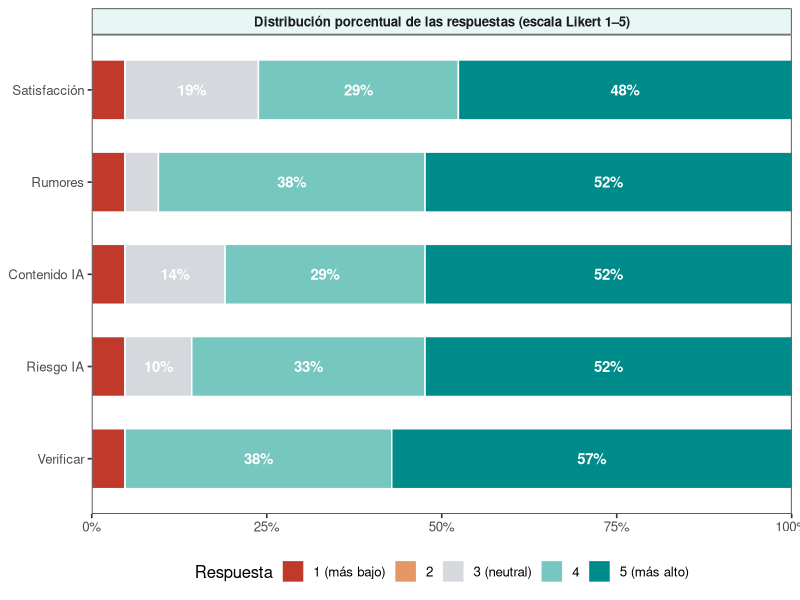
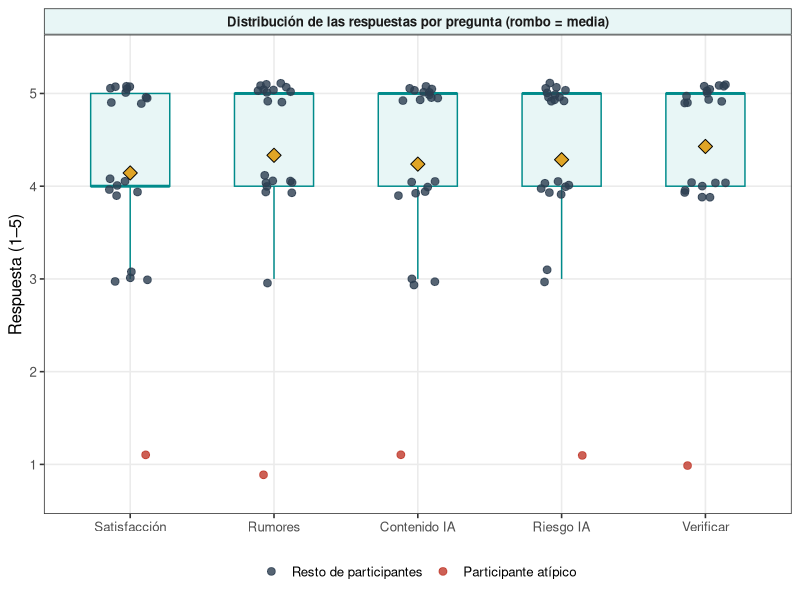
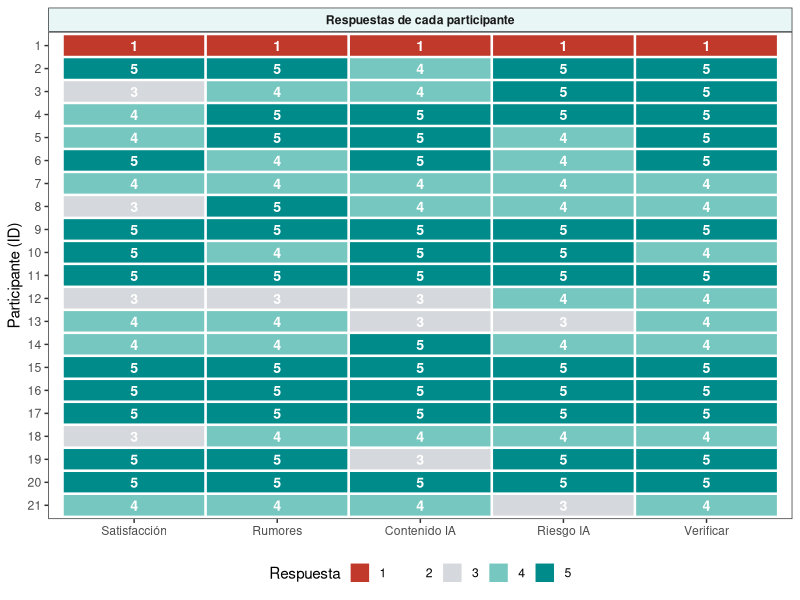
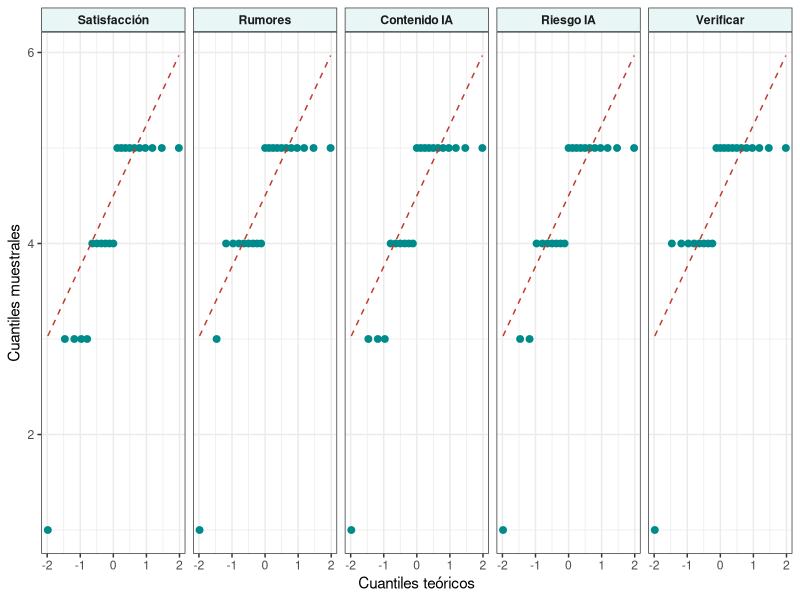
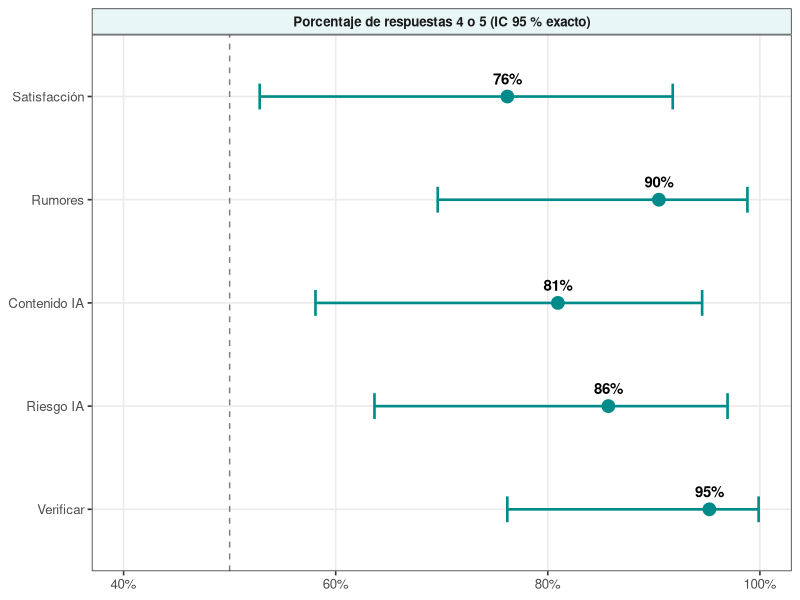
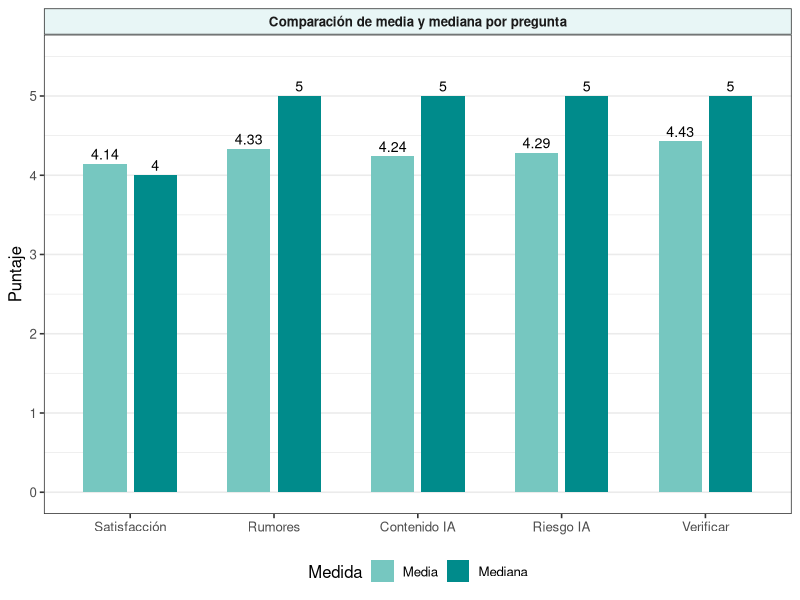
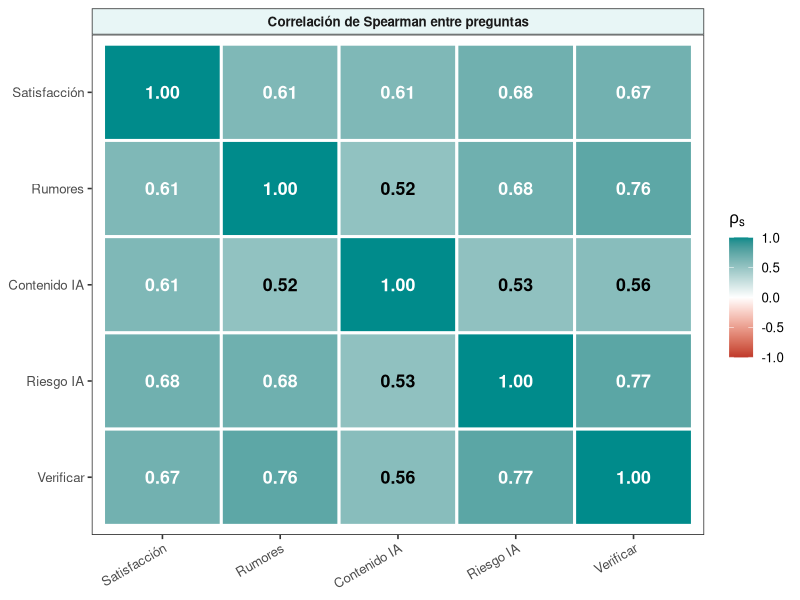
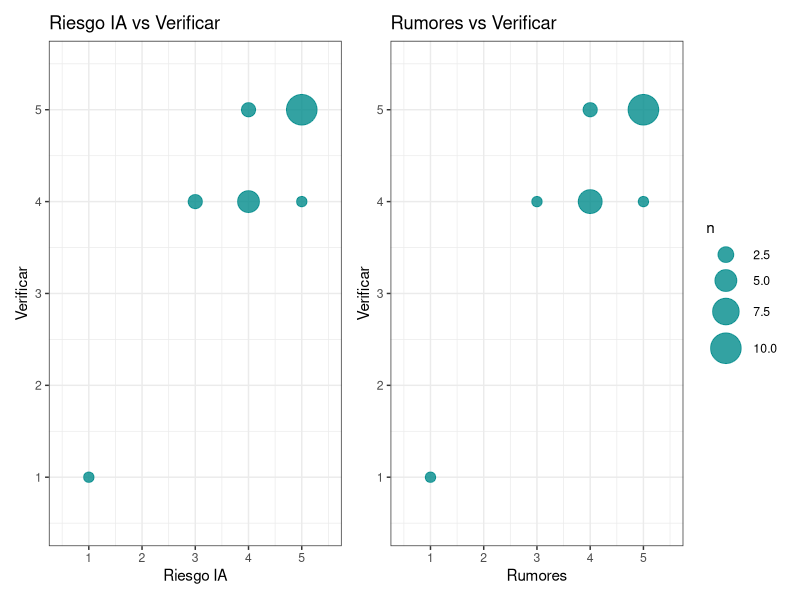

Write R code to recreate these figures, in order.
## ---- chunk 1
knitr::opts_chunk$set(
  echo = TRUE, message = FALSE, warning = FALSE,
  fig.align = "center", out.width = "95%", dpi = 150
)
options(knitr.kable.NA = "")
## ---- chunk 2
library(tidyverse)   # manipulación de datos y gráficos (ggplot2, dplyr, tidyr...)
library(rstatix)     # pruebas de Wilcoxon, Shapiro-Wilk y tamaños del efecto
library(nortest)     # prueba de Lilliefors
library(car)         # Durbin-Watson y prueba de varianza constante
library(patchwork)   # combinar gráficos
library(knitr)       # tablas
library(kableExtra)  # estilo de tablas
library(scales)      # formato de porcentajes

# Paleta del informe (de "más bajo" a "más alto")
pal_likert <- c("1" = "#C0392B", "2" = "#E59866", "3" = "#D5D8DC",
                "4" = "#76C7C0", "5" = "#008B8B")
color_principal <- "#008B8B"

tabla_bonita <- function(df, caption = NULL) {
  kable(df, caption = caption, align = "c") %>%
    kable_styling(bootstrap_options = c("striped", "hover", "condensed"),
                  full_width = FALSE, position = "center")
}
## ---- chunk 3
crudo <- read.csv("Timeless Glitch(Sheet1).csv",
                  sep = ";", fileEncoding = "CP1252",
                  check.names = FALSE, stringsAsFactors = FALSE)
dim(crudo)
## ---- chunk 4
items <- c("Satisfacción", "Rumores", "Contenido IA", "Riesgo IA", "Verificar")

datos <- crudo %>%
  select(1, 6:10) %>%
  set_names(c("id", items)) %>%
  mutate(across(all_of(items), as.integer))

comentarios <- crudo[[11]]

# Formato largo para gráficos y pruebas por pregunta
datos_long <- datos %>%
  pivot_longer(-id, names_to = "pregunta", values_to = "valor") %>%
  mutate(pregunta = factor(pregunta, levels = items))

# Datos faltantes
datos %>% summarise(across(everything(), ~ sum(is.na(.x))))
## ---- chunk 5
diccionario <- tibble(
  Etiqueta = items,
  Pregunta = c(
    "¿Qué tan satisfactoria fue tu experiencia jugando u observando el juego?",
    "¿Qué tan bien te ayudó el juego a entender cómo se propagan los rumores y cómo afectan a una comunidad?",
    "¿Qué tan bien te ayudó el juego a reconocer que imágenes, videos o testimonios pueden ser generados o manipulados con IA?",
    "¿Qué tan bien transmitió el juego el riesgo de aceptar lo que dice la IA sin analizarlo ni verificarlo?",
    "Después de jugar, ¿qué tan probable es que verifiques una publicación antes de compartirla en redes sociales?"
  ),
  Escala = c("1 Nada satisfactoria – 5 Muy satisfactoria",
             "1 Nada – 5 Muy bien", "1 Nada – 5 Muy bien",
             "1 Nada – 5 Muy bien", "1 Nada probable – 5 Muy probable")
)
tabla_bonita(diccionario, "Diccionario de variables")
## ---- chunk 6
# Identificación del participante que respondió 1 en todas las preguntas
id_atipico <- datos %>%
  filter(if_all(all_of(items), ~ .x == 1)) %>%
  pull(id)
datos_sin <- datos %>% filter(!id %in% id_atipico)
## ---- chunk 7
tabla_frec <- datos_long %>%
  count(pregunta, valor) %>%
  complete(pregunta, valor = 1:5, fill = list(n = 0)) %>%
  group_by(pregunta) %>%
  mutate(Etiqueta = paste0(n, " (", round(n / sum(n) * 100, 1), "%)")) %>%
  ungroup() %>%
  select(-n) %>%
  pivot_wider(names_from = valor, values_from = Etiqueta) %>%
  rename(Pregunta = pregunta)

tabla_bonita(tabla_frec, "Frecuencia absoluta y relativa por nivel de la escala")
## ---- chunk 8
likert_df <- datos_long %>%
  count(pregunta, valor) %>%
  complete(pregunta, valor = 1:5, fill = list(n = 0)) %>%
  group_by(pregunta) %>%
  mutate(pct = n / sum(n)) %>%
  ungroup() %>%
  mutate(nivel = factor(valor, levels = 5:1))

ggplot(likert_df, aes(x = pct, y = fct_rev(pregunta), fill = nivel)) +
  geom_col(width = 0.65, color = "white") +
  geom_text(aes(label = ifelse(pct >= 0.07, percent(pct, accuracy = 1), ""),
                group = nivel),
            position = position_stack(vjust = 0.5),
            color = "white", fontface = "bold", size = 3.8) +
  scale_fill_manual(values = pal_likert,
                    labels = c("5" = "5 (más alto)", "4" = "4", "3" = "3 (neutral)",
                               "2" = "2", "1" = "1 (más bajo)"),
                    name = "Respuesta") +
  scale_x_continuous(labels = percent, expand = c(0, 0)) +
  guides(fill = guide_legend(reverse = TRUE, nrow = 1)) +
  facet_wrap(~ "Distribución porcentual de las respuestas (escala Likert 1–5)") +
  labs(x = NULL, y = NULL) +
  theme_bw(base_size = 12) +
  theme(legend.position = "bottom",
        panel.grid = element_blank(),
        strip.background = element_rect(fill = "#E8F6F6"),
        strip.text = element_text(face = "bold"))
## ---- chunk 9
moda <- function(x) as.numeric(names(which.max(table(x))))

descriptivos <- datos_long %>%
  group_by(Pregunta = pregunta) %>%
  summarise(
    n        = n(),
    Media    = round(mean(valor), 2),
    DE       = round(sd(valor), 2),
    Mediana  = median(valor),
    Moda     = moda(valor),
    Q1       = quantile(valor, 0.25),
    Q3       = quantile(valor, 0.75),
    RIC      = IQR(valor),
    `Mín`    = min(valor),
    `Máx`    = max(valor),
    `% favorable (4–5)` = percent(mean(valor >= 4), accuracy = 0.1)
  )
tabla_bonita(descriptivos, "Medidas de tendencia central, dispersión y posición")
## ---- chunk 10
ggplot(datos_long, aes(x = pregunta, y = valor)) +
  geom_boxplot(fill = "#E8F6F6", color = color_principal,
               outlier.shape = NA, width = 0.55) +
  geom_jitter(aes(color = id %in% id_atipico), width = 0.15, height = 0.12,
              size = 2.3, alpha = 0.8) +
  stat_summary(fun = mean, geom = "point", shape = 23, size = 3.5,
               fill = "#E0A526", color = "black") +
  scale_color_manual(values = c("FALSE" = "#2C3E50", "TRUE" = "#C0392B"),
                     labels = c("Resto de participantes", "Participante atípico"),
                     name = NULL) +
  scale_y_continuous(breaks = 1:5, limits = c(0.7, 5.4)) +
    facet_wrap(~ "Distribución de las respuestas por pregunta (rombo = media)") +
  labs(x = NULL, y = "Respuesta (1–5)") +
  theme_bw(base_size = 12) +
  theme(legend.position = "bottom",
        panel.grid.minor = element_blank(),
        strip.background = element_rect(fill = "#E8F6F6"),
        strip.text = element_text(face = "bold"))
## ---- chunk 11
ggplot(datos_long, aes(x = pregunta, y = factor(id, levels = rev(sort(unique(id)))),
                       fill = factor(valor, levels = 1:5))) +
  geom_tile(color = "white", linewidth = 0.8) +
  geom_text(aes(label = valor), color = "white", fontface = "bold", size = 3.6) +
  scale_fill_manual(values = pal_likert, drop = FALSE, name = "Respuesta") +
  facet_wrap(~ "Respuestas de cada participante") +
  labs(x = NULL, y = "Participante (ID)") +
  theme_bw(base_size = 11) +
  theme(panel.grid = element_blank(),
        legend.position = "bottom",
        strip.background = element_rect(fill = "#E8F6F6"),
        strip.text = element_text(face = "bold"))
## ---- chunk 12
alfa_cronbach <- function(df) {
  k <- ncol(df)
  k / (k - 1) * (1 - sum(apply(df, 2, var)) / var(rowSums(df)))
}

tabla_alfa <- tibble(
  Muestra = c("Todos los participantes", "Sin el participante atípico"),
  n       = c(nrow(datos), nrow(datos_sin)),
  `Alfa de Cronbach` = round(c(alfa_cronbach(datos[, items]),
                               alfa_cronbach(datos_sin[, items])), 3)
)
tabla_bonita(tabla_alfa, "Alfa de Cronbach")
## ---- chunk 13
normalidad <- datos_long %>%
  group_by(Pregunta = pregunta) %>%
  summarise(
    `W (Shapiro-Wilk)`   = round(shapiro.test(valor)$statistic, 3),
    `p-valor S-W`        = pvalue(shapiro.test(valor)$p.value, accuracy = 0.001),
    `D (Lilliefors)`     = round(lillie.test(valor)$statistic, 3),
    `p-valor Lilliefors` = pvalue(lillie.test(valor)$p.value, accuracy = 0.001)
  )
tabla_bonita(normalidad, "Pruebas de normalidad por pregunta")
## ---- chunk 14
ggplot(datos_long, aes(sample = valor)) +
  stat_qq(color = color_principal, size = 2) +
  stat_qq_line(color = "#C0392B", linetype = "dashed") +
  facet_wrap(~ pregunta, nrow = 1) +
  labs(x = "Cuantiles teóricos", y = "Cuantiles muestrales") +
  theme_bw(base_size = 11) +
  theme(strip.background = element_rect(fill = "#E8F6F6"),
        strip.text = element_text(face = "bold"))
## ---- chunk 15
wilcox_1m <- datos_long %>%
  group_by(pregunta) %>%
  wilcox_test(valor ~ 1, mu = 3, alternative = "greater")

efecto_1m <- datos_long %>%
  group_by(pregunta) %>%
  wilcox_effsize(valor ~ 1, mu = 3)

resultado_1m <- wilcox_1m %>%
  left_join(efecto_1m %>% select(pregunta, effsize, magnitude), by = "pregunta") %>%
  transmute(
    Pregunta = pregunta,
    n,
    `V (estadístico)` = statistic,
    `p-valor` = pvalue(p, accuracy = 0.001),
    `Tamaño del efecto r` = round(effsize, 2),
        Magnitud = case_when(as.character(magnitude) == "small"    ~ "Pequeño",
                         as.character(magnitude) == "moderate" ~ "Moderado",
                         as.character(magnitude) == "large"    ~ "Grande",
                         TRUE ~ as.character(magnitude)),
    Decisión = ifelse(p < 0.05, "Se rechaza H0", "No se rechaza H0")
  )
tabla_bonita(resultado_1m, "Prueba de Wilcoxon de una muestra (H1: Me > 3)")
## ---- chunk 16
prop_fav <- datos_long %>%
  group_by(pregunta) %>%
  summarise(
    favorables = sum(valor >= 4),
    n = n(),
    prop = favorables / n,
    li = binom.test(favorables, n)$conf.int[1],
    ls = binom.test(favorables, n)$conf.int[2]
  )

ggplot(prop_fav, aes(x = prop, y = fct_rev(pregunta))) +
  geom_errorbar(aes(xmin = li, xmax = ls), width = 0.25,
                 color = color_principal, linewidth = 0.9) +
  geom_point(size = 4, color = color_principal) +
  geom_text(aes(label = percent(prop, accuracy = 1)), vjust = -1.1, size = 3.8,
            fontface = "bold") +
  geom_vline(xintercept = 0.5, linetype = "dashed", color = "grey50") +
  scale_x_continuous(labels = percent, limits = c(0.4, 1)) +
  facet_wrap(~ "Porcentaje de respuestas 4 o 5 (IC 95 % exacto)") +
  labs(x = NULL, y = NULL) +
  theme_bw(base_size = 12) +
  theme(panel.grid.minor = element_blank(),
        strip.background = element_rect(fill = "#E8F6F6"),
        strip.text = element_text(face = "bold"))
## ---- chunk 17
prop_fav %>%
  transmute(Pregunta = pregunta,
            `Favorables / n` = paste0(favorables, " / ", n),
            `Proporción` = percent(prop, accuracy = 0.1),
            `IC 95 %` = paste0("[", percent(li, accuracy = 0.1), " ; ",
                               percent(ls, accuracy = 0.1), "]")) %>%
  tabla_bonita("Proporción de respuestas favorables")
## ---- chunk 18
pareadas <- datos_long %>%
  arrange(pregunta, id) %>%
  wilcox_test(valor ~ pregunta, paired = TRUE, p.adjust.method = "holm")

pareadas %>%
  transmute(`Pregunta A` = group1, `Pregunta B` = group2,
            `V` = statistic,
            `p-valor` = pvalue(p, accuracy = 0.001),
            `p-valor ajustado (Holm)` = pvalue(p.adj, accuracy = 0.001),
            Decisión = ifelse(p.adj < 0.05, "Diferencia significativa",
                              "Sin diferencia")) %>%
  tabla_bonita("Comparaciones pareadas de Wilcoxon con ajuste de Holm")
## ---- chunk 19
datos_long %>%
  group_by(pregunta) %>%
  summarise(Media = mean(valor), Mediana = median(valor)) %>%
  pivot_longer(-pregunta, names_to = "Medida", values_to = "Valor") %>%
  ggplot(aes(x = pregunta, y = Valor, fill = Medida)) +
  geom_col(position = position_dodge(width = 0.7), width = 0.6) +
  geom_text(aes(label = round(Valor, 2)), position = position_dodge(width = 0.7),
            vjust = -0.4, size = 3.6) +
  scale_fill_manual(values = c("Media" = "#76C7C0", "Mediana" = color_principal)) +
  scale_y_continuous(limits = c(0, 5.5), breaks = 0:5) +
  facet_wrap(~ "Comparación de media y mediana por pregunta") +
  labs(x = NULL, y = "Puntaje") +
  theme_bw(base_size = 12) +
  theme(legend.position = "bottom",
        panel.grid.major.x = element_blank(),
        strip.background = element_rect(fill = "#E8F6F6"),
        strip.text = element_text(face = "bold"))
## ---- chunk 20
fav <- function(x) factor(ifelse(x >= 4, "Favorable", "No favorable"),
                          levels = c("Favorable", "No favorable"))

observados <- table(Satisfacción = fav(datos$Satisfacción),
                    Verificar    = fav(datos$Verificar))

fila_totales <- rowSums(observados)
col_totales  <- colSums(observados)
n_total      <- sum(observados)
esperados    <- outer(fila_totales, col_totales) / n_total

tabla_bonita(as.data.frame.matrix(observados) %>% rownames_to_column("Satisfacción / Verificar"),
             "Frecuencias observadas")
tabla_bonita(as.data.frame.matrix(round(esperados, 2)) %>% rownames_to_column("Satisfacción / Verificar"),
             "Frecuencias esperadas bajo H0")
## ---- chunk 21
cor_mat <- cor(datos[, items], method = "spearman")

as.data.frame(as.table(cor_mat)) %>%
  mutate(Var1 = factor(Var1, levels = items),
         Var2 = factor(Var2, levels = rev(items))) %>%
  ggplot(aes(x = Var1, y = Var2, fill = Freq)) +
  geom_tile(color = "white", linewidth = 1) +
  geom_text(aes(label = sprintf("%.2f", Freq),
                color = Freq > 0.6), fontface = "bold", size = 4.5) +
  scale_fill_gradient2(low = "#C0392B", mid = "white", high = color_principal,
                       midpoint = 0, limits = c(-1, 1), name = expression(rho[s])) +
  scale_color_manual(values = c("TRUE" = "white", "FALSE" = "black"), guide = "none") +
  facet_wrap(~ "Correlación de Spearman entre preguntas") +
  labs(x = NULL, y = NULL) +
  theme_bw(base_size = 12) +
  theme(panel.grid = element_blank(),
        axis.text.x = element_text(angle = 30, hjust = 1),
        strip.background = element_rect(fill = "#E8F6F6"),
        strip.text = element_text(face = "bold"))
## ---- chunk 22
interpretar_r <- function(r) {
  cut(r, breaks = c(-1, -0.75, -0.5, -0.25, 0.25, 0.5, 0.75, 1),
      labels = c("Negativa muy fuerte", "Negativa moderada", "Negativa débil",
                 "Sin correlación o muy débil", "Positiva débil",
                 "Positiva moderada", "Positiva muy fuerte"),
      include.lowest = TRUE)
}

pares <- combn(items, 2, simplify = FALSE)

pruebas_cor <- map_dfr(pares, function(p) {
  prueba <- cor.test(datos[[p[1]]], datos[[p[2]]], method = "spearman", exact = FALSE)
  prueba_sin <- cor.test(datos_sin[[p[1]]], datos_sin[[p[2]]], method = "spearman", exact = FALSE)
  tibble(`Variable 1` = p[1], `Variable 2` = p[2],
         rho = unname(prueba$estimate), p = prueba$p.value,
         rho_sin = unname(prueba_sin$estimate), p_sin = prueba_sin$p.value)
})

pruebas_cor %>%
  transmute(`Variable 1`, `Variable 2`,
            `ρs` = round(rho, 2),
            `p-valor` = pvalue(p, accuracy = 0.001),
            Interpretación = interpretar_r(rho),
            `ρs sin atípico` = round(rho_sin, 2),
            `p-valor sin atípico` = pvalue(p_sin, accuracy = 0.001)) %>%
  tabla_bonita("Pruebas de correlación de Spearman (con y sin el participante atípico)")
## ---- chunk 23
g1 <- ggplot(datos, aes(x = `Riesgo IA`, y = Verificar)) +
  geom_count(color = color_principal, alpha = 0.8) +
  scale_size_area(max_size = 10, name = "n") +
  scale_x_continuous(breaks = 1:5, limits = c(0.5, 5.5)) +
  scale_y_continuous(breaks = 1:5, limits = c(0.5, 5.5)) +
  labs(title = "Riesgo IA vs Verificar") +
  theme_bw(base_size = 11)

g2 <- ggplot(datos, aes(x = Rumores, y = Verificar)) +
  geom_count(color = color_principal, alpha = 0.8) +
  scale_size_area(max_size = 10, name = "n") +
  scale_x_continuous(breaks = 1:5, limits = c(0.5, 5.5)) +
  scale_y_continuous(breaks = 1:5, limits = c(0.5, 5.5)) +
  labs(title = "Rumores vs Verificar") +
  theme_bw(base_size = 11)

g1 + g2 + plot_layout(guides = "collect")
## ---- chunk 24
datos <- datos %>%
  mutate(Aprendizaje = rowMeans(across(c(Rumores, `Contenido IA`, `Riesgo IA`))))
datos_sin <- datos %>% filter(!id %in% id_atipico)

modelo <- lm(Verificar ~ Aprendizaje, data = datos)
summary(modelo)
## ---- chunk 25
coefs <- summary(modelo)$coefficients
ic    <- confint(modelo, level = 0.95)

tibble(Parámetro = c("β0 (intercepto)", "β1 (pendiente)"),
       Estimación = round(coefs[, 1], 3),
       `Error estándar` = round(coefs[, 2], 3),
       t = round(coefs[, 3], 3),
       `p-valor` = pvalue(coefs[, 4], accuracy = 0.001),
       `IC 95 %` = paste0("[", round(ic[, 1], 3), " ; ", round(ic[, 2], 3), "]")) %>%
  tabla_bonita("Estimación de los coeficientes del modelo")

anova(modelo) %>%
  as.data.frame() %>%
  rownames_to_column("Fuente") %>%
  mutate(across(where(is.numeric), ~ round(.x, 4))) %>%
  tabla_bonita("Tabla ANOVA de la regresión")
## ---- chunk 26
diag_df <- tibble(
  id        = datos$id,
  ajustados = fitted(modelo),
  residuos  = residuals(modelo),
  estudent  = rstudent(modelo),
  cook      = cooks.distance(modelo),
  atipico   = datos$id %in% id_atipico
)

r1 <- ggplot(diag_df, aes(ajustados, residuos)) +
  geom_hline(yintercept = 0, linetype = "dashed", color = "grey50") +
  geom_point(aes(color = atipico), size = 2.5) +
  labs(title = "Residuos vs valores ajustados", x = "Ajustados", y = "Residuos")

r2 <- ggplot(diag_df, aes(sample = estudent)) +
  stat_qq(color = color_principal, size = 2.3) +
  stat_qq_line(color = "#C0392B", linetype = "dashed") +
  labs(title = "Q-Q normal de residuos estudentizados",
       x = "Cuantiles teóricos", y = "Cuantiles muestrales")

r3 <- ggplot(diag_df, aes(id, residuos)) +
  geom_hline(yintercept = 0, linetype = "dashed", color = "grey50") +
  geom_line(color = "grey60") +
  geom_point(aes(color = atipico), size = 2.3) +
  labs(title = "Residuos según el orden de respuesta", x = "ID", y = "Residuos")

r4 <- ggplot(diag_df, aes(id, cook)) +
  geom_col(aes(fill = atipico), width = 0.6) +
  geom_hline(yintercept = 4 / nrow(datos), linetype = "dashed", color = "#C0392B") +
  labs(title = "Distancia de Cook (línea: 4/n)", x = "ID", y = "Distancia de Cook")

(r1 + r2) / (r3 + r4) &
  scale_color_manual(values = c("FALSE" = color_principal, "TRUE" = "#C0392B"), guide = "none") &
  scale_fill_manual(values = c("FALSE" = color_principal, "TRUE" = "#C0392B"), guide = "none") &
  theme_bw(base_size = 10)
## ---- chunk 27
set.seed(2026)
sw  <- shapiro.test(residuals(modelo))
dw  <- durbinWatsonTest(modelo)
ncv <- ncvTest(modelo)
tt  <- t.test(residuals(modelo), mu = 0)

tibble(
  Supuesto = c("Normalidad de los errores", "Independencia de los errores",
               "Varianza constante", "Media cero de los errores"),
  Prueba   = c("Shapiro-Wilk", "Durbin-Watson", "Breusch-Pagan (ncvTest)", "t de una muestra"),
  Estadístico = round(c(sw$statistic, dw$dw, ncv$ChiSquare, tt$statistic), 3),
  `p-valor` = pvalue(c(sw$p.value, dw$p, ncv$p, tt$p.value), accuracy = 0.001)
) %>%
  mutate(Conclusión = ifelse(c(sw$p.value, dw$p, ncv$p, tt$p.value) < 0.05,
                             "Se rechaza H0: no se cumple", "No se rechaza H0: se cumple")) %>%
  tabla_bonita("Validación de supuestos del modelo")
## ---- chunk 28
modelo_sin <- lm(Verificar ~ Aprendizaje, data = datos_sin)
coefs_sin  <- summary(modelo_sin)$coefficients

tibble(
  Modelo = c("Con todos los datos", "Sin el participante atípico"),
  n  = c(nrow(datos), nrow(datos_sin)),
  `β0` = round(c(coef(modelo)[1], coef(modelo_sin)[1]), 3),
  `β1` = round(c(coef(modelo)[2], coef(modelo_sin)[2]), 3),
  `p-valor β1` = pvalue(c(coefs[2, 4], coefs_sin[2, 4]), accuracy = 0.001),
  `R²` = round(c(summary(modelo)$r.squared, summary(modelo_sin)$r.squared), 3),
  `Shapiro-Wilk residuos (p)` = pvalue(c(shapiro.test(residuals(modelo))$p.value,
                                         shapiro.test(residuals(modelo_sin))$p.value),
                                       accuracy = 0.001)
) %>%
  tabla_bonita("Comparación de los modelos con y sin la observación influyente")
## ---- chunk 29
ggplot(datos, aes(x = Aprendizaje, y = Verificar)) +
  geom_jitter(aes(color = id %in% id_atipico), width = 0.04, height = 0.06,
              size = 2.8, alpha = 0.85) +
  geom_smooth(method = "lm", se = TRUE, color = "#2C3E50", fill = "grey80",
              formula = y ~ x, aes(linetype = "Con todos los datos")) +
  geom_smooth(data = datos_sin, method = "lm", se = TRUE, color = color_principal,
              fill = "#B2DFDB", formula = y ~ x,
              aes(linetype = "Sin el participante atípico")) +
  scale_color_manual(values = c("FALSE" = color_principal, "TRUE" = "#C0392B"),
                     labels = c("Participantes", "Participante atípico"), name = NULL) +
  scale_linetype_manual(values = c("Con todos los datos" = "dashed",
                                   "Sin el participante atípico" = "solid"),
                        name = "Recta ajustada") +
  scale_x_continuous(breaks = 1:5) +
  scale_y_continuous(breaks = 1:5) +
  facet_wrap(~ "Intención de verificar en función del aprendizaje percibido") +
  labs(x = "Índice de aprendizaje percibido (promedio de 3 preguntas)",
       y = "Intención de verificar") +
  theme_bw(base_size = 12) +
  theme(legend.position = "bottom", legend.box = "vertical",
        strip.background = element_rect(fill = "#E8F6F6"),
        strip.text = element_text(face = "bold"))
## ---- chunk 30
resumen_muestra <- function(df, etiqueta) {
  df %>%
    pivot_longer(all_of(items), names_to = "pregunta", values_to = "valor") %>%
    group_by(pregunta) %>%
    summarise(valor = paste0(round(mean(valor), 2), " / ", median(valor),
                             " / ", percent(mean(valor >= 4), accuracy = 1))) %>%
    mutate(Muestra = etiqueta)
}

bind_rows(resumen_muestra(datos, "Con todos (n = 21)"),
          resumen_muestra(datos_sin, "Sin atípico (n = 20)")) %>%
  mutate(pregunta = factor(pregunta, levels = items)) %>%
  arrange(pregunta) %>%
  pivot_wider(names_from = Muestra, values_from = valor) %>%
  rename(Pregunta = pregunta) %>%
  tabla_bonita("Media / mediana / % favorable, con y sin el participante atípico")
## ---- chunk 31
es_vacio <- is.na(comentarios) | str_detect(str_trim(comentarios), regex("^na\\.?$", ignore_case = TRUE))
n_con_texto <- sum(!es_vacio)
